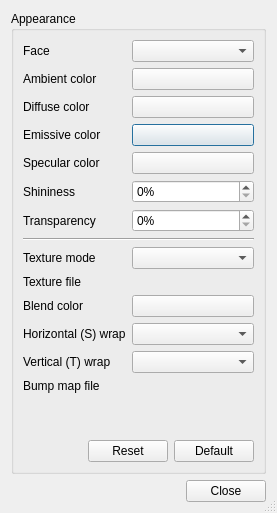
<?xml version="1.0" encoding="UTF-8"?>
<ui version="4.0">
 <class>Gui::Dialog::DlgAppearanceProperties</class>
 <widget class="QDialog" name="Gui::Dialog::DlgAppearanceProperties">
  <property name="geometry">
   <rect>
    <x>0</x>
    <y>0</y>
    <width>269</width>
    <height>513</height>
   </rect>
  </property>
  <property name="windowTitle">
   <string>Appearance Properties</string>
  </property>
  <property name="sizeGripEnabled">
   <bool>true</bool>
  </property>
  <property name="modal">
   <bool>true</bool>
  </property>
  <layout class="QGridLayout" name="gridLayout">
   <item row="0" column="0">
    <widget class="QGroupBox" name="groupBox4">
     <property name="title">
      <string>Appearance</string>
     </property>
     <layout class="QGridLayout">
      <property name="leftMargin">
       <number>9</number>
      </property>
      <property name="topMargin">
       <number>9</number>
      </property>
      <property name="rightMargin">
       <number>9</number>
      </property>
      <property name="bottomMargin">
       <number>9</number>
      </property>
      <property name="spacing">
       <number>6</number>
      </property>
      <item row="3" column="1">
       <widget class="Gui::ColorButton" name="emissiveColor">
        <property name="text">
         <string/>
        </property>
        <property name="allowTransparency">
         <bool>true</bool>
        </property>
       </widget>
      </item>
      <item row="17" column="0" colspan="2">
       <layout class="QHBoxLayout" name="horizontalLayout">
        <item>
         <spacer name="horizontalSpacer">
          <property name="orientation">
           <enum>Qt::Orientation::Horizontal</enum>
          </property>
          <property name="sizeHint" stdset="0">
           <size>
            <width>40</width>
            <height>20</height>
           </size>
          </property>
         </spacer>
        </item>
        <item>
         <widget class="QPushButton" name="buttonReset">
          <property name="toolTip">
           <string>Reverts changes done in the dialogue.</string>
          </property>
          <property name="text">
           <string>Reset</string>
          </property>
         </widget>
        </item>
        <item>
         <widget class="QPushButton" name="buttonDefault">
          <property name="toolTip">
           <string>Changes all values to default values</string>
          </property>
          <property name="text">
           <string>Default</string>
          </property>
         </widget>
        </item>
       </layout>
      </item>
      <item row="6" column="1">
       <widget class="QSpinBox" name="transparency">
        <property name="minimumSize">
         <size>
          <width>122</width>
          <height>0</height>
         </size>
        </property>
        <property name="suffix">
         <string>%</string>
        </property>
        <property name="maximum">
         <number>100</number>
        </property>
       </widget>
      </item>
      <item row="0" column="1">
       <widget class="QComboBox" name="faceCombo"/>
      </item>
      <item row="2" column="1">
       <widget class="Gui::ColorButton" name="diffuseColor">
        <property name="text">
         <string/>
        </property>
        <property name="allowTransparency">
         <bool>true</bool>
        </property>
       </widget>
      </item>
      <item row="8" column="0">
       <widget class="QLabel" name="label_6">
        <property name="text">
         <string>Texture mode</string>
        </property>
       </widget>
      </item>
      <item row="6" column="0">
       <widget class="QLabel" name="label_2">
        <property name="sizePolicy">
         <sizepolicy hsizetype="Minimum" vsizetype="Preferred">
          <horstretch>0</horstretch>
          <verstretch>0</verstretch>
         </sizepolicy>
        </property>
        <property name="toolTip">
         <string>Defines how much light passes through an object, making it partially or fully see-through</string>
        </property>
        <property name="text">
         <string>Transparency</string>
        </property>
       </widget>
      </item>
      <item row="0" column="0">
       <widget class="QLabel" name="faceLabel">
        <property name="sizePolicy">
         <sizepolicy hsizetype="Minimum" vsizetype="Preferred">
          <horstretch>0</horstretch>
          <verstretch>0</verstretch>
         </sizepolicy>
        </property>
        <property name="text">
         <string>Face</string>
        </property>
       </widget>
      </item>
      <item row="13" column="0">
       <widget class="QLabel" name="label_5">
        <property name="sizePolicy">
         <sizepolicy hsizetype="Minimum" vsizetype="Preferred">
          <horstretch>0</horstretch>
          <verstretch>0</verstretch>
         </sizepolicy>
        </property>
        <property name="text">
         <string>Bump map file</string>
        </property>
       </widget>
      </item>
      <item row="1" column="1">
       <widget class="Gui::ColorButton" name="ambientColor">
        <property name="text">
         <string/>
        </property>
        <property name="allowTransparency">
         <bool>true</bool>
        </property>
       </widget>
      </item>
      <item row="10" column="0">
       <widget class="QLabel" name="label_7">
        <property name="text">
         <string>Blend color</string>
        </property>
       </widget>
      </item>
      <item row="4" column="1">
       <widget class="Gui::ColorButton" name="specularColor">
        <property name="text">
         <string/>
        </property>
        <property name="allowTransparency">
         <bool>true</bool>
        </property>
       </widget>
      </item>
      <item row="10" column="1">
       <widget class="Gui::ColorButton" name="blendColor"/>
      </item>
      <item row="9" column="1">
       <widget class="Gui::PrefFileChooser" name="textureFileChooser"/>
      </item>
      <item row="1" column="0">
       <widget class="QLabel" name="textLabel2">
        <property name="sizePolicy">
         <sizepolicy hsizetype="Minimum" vsizetype="Preferred">
          <horstretch>0</horstretch>
          <verstretch>0</verstretch>
         </sizepolicy>
        </property>
        <property name="toolTip">
         <string>Defines the color of a surface under indirect, uniform lighting, representing how it appears when illuminated only by ambient light in a scene, without directional light, shading, or highlights</string>
        </property>
        <property name="text">
         <string>Ambient color</string>
        </property>
       </widget>
      </item>
      <item row="7" column="0" colspan="2">
       <widget class="Line" name="line">
        <property name="orientation">
         <enum>Qt::Orientation::Horizontal</enum>
        </property>
       </widget>
      </item>
      <item row="5" column="1">
       <widget class="QSpinBox" name="shininess">
        <property name="minimumSize">
         <size>
          <width>122</width>
          <height>0</height>
         </size>
        </property>
        <property name="suffix">
         <string notr="true">%</string>
        </property>
        <property name="maximum">
         <number>100</number>
        </property>
        <property name="singleStep">
         <number>5</number>
        </property>
       </widget>
      </item>
      <item row="5" column="0">
       <widget class="QLabel" name="textLabel4">
        <property name="sizePolicy">
         <sizepolicy hsizetype="Minimum" vsizetype="Preferred">
          <horstretch>0</horstretch>
          <verstretch>0</verstretch>
         </sizepolicy>
        </property>
        <property name="toolTip">
         <string>Defines the size and sharpness of specular highlights on a surface. Higher values produce small, sharp highlights, while lower values create broad, soft highlights. Note that the highlight intensity is defined by specular color.</string>
        </property>
        <property name="text">
         <string>Shininess</string>
        </property>
       </widget>
      </item>
      <item row="8" column="1">
       <widget class="QComboBox" name="textureModeCombo"/>
      </item>
      <item row="4" column="0">
       <widget class="QLabel" name="textLabel3">
        <property name="sizePolicy">
         <sizepolicy hsizetype="Minimum" vsizetype="Preferred">
          <horstretch>0</horstretch>
          <verstretch>0</verstretch>
         </sizepolicy>
        </property>
        <property name="toolTip">
         <string>Defines the color and intensity of the bright, mirror-like highlights that appear on shiny or reflective surfaces when light hits them directly. Set to bright colors for shiny objects.</string>
        </property>
        <property name="text">
         <string>Specular color</string>
        </property>
       </widget>
      </item>
      <item row="2" column="0">
       <widget class="QLabel" name="textLabel1">
        <property name="sizePolicy">
         <sizepolicy hsizetype="Minimum" vsizetype="Preferred">
          <horstretch>0</horstretch>
          <verstretch>0</verstretch>
         </sizepolicy>
        </property>
        <property name="toolTip">
         <string>Defines the base color of a surface when illuminated by light. It represents how the object scatters light evenly in all directions, independent of the viewer’s angle. This property will influence the material color the most.</string>
        </property>
        <property name="text">
         <string>Diffuse color</string>
        </property>
       </widget>
      </item>
      <item row="9" column="0">
       <widget class="QLabel" name="label_4">
        <property name="sizePolicy">
         <sizepolicy hsizetype="Minimum" vsizetype="Preferred">
          <horstretch>0</horstretch>
          <verstretch>0</verstretch>
         </sizepolicy>
        </property>
        <property name="text">
         <string>Texture file</string>
        </property>
       </widget>
      </item>
      <item row="3" column="0">
       <widget class="QLabel" name="label">
        <property name="sizePolicy">
         <sizepolicy hsizetype="Minimum" vsizetype="Preferred">
          <horstretch>0</horstretch>
          <verstretch>0</verstretch>
         </sizepolicy>
        </property>
        <property name="toolTip">
         <string>Defines the color of a surface that appears to emit as if it were a light source, independent of external lighting, making the object look self-illuminated. Set to black to have no emissive color.</string>
        </property>
        <property name="text">
         <string>Emissive color</string>
        </property>
       </widget>
      </item>
      <item row="11" column="0">
       <widget class="QLabel" name="label_3">
        <property name="text">
         <string>Horizontal (S) wrap</string>
        </property>
       </widget>
      </item>
      <item row="13" column="1">
       <widget class="Gui::PrefFileChooser" name="bumpFileChooser"/>
      </item>
      <item row="14" column="0">
       <spacer name="verticalSpacer">
        <property name="orientation">
         <enum>Qt::Orientation::Vertical</enum>
        </property>
        <property name="sizeHint" stdset="0">
         <size>
          <width>20</width>
          <height>40</height>
         </size>
        </property>
       </spacer>
      </item>
      <item row="12" column="0">
       <widget class="QLabel" name="label_8">
        <property name="text">
         <string>Vertical (T) wrap</string>
        </property>
       </widget>
      </item>
      <item row="11" column="1">
       <widget class="QComboBox" name="sWrapCombo"/>
      </item>
      <item row="12" column="1">
       <widget class="QComboBox" name="tWrapCombo"/>
      </item>
     </layout>
    </widget>
   </item>
   <item row="1" column="0">
    <widget class="QDialogButtonBox" name="buttonBox">
     <property name="standardButtons">
      <set>QDialogButtonBox::StandardButton::Close</set>
     </property>
    </widget>
   </item>
  </layout>
 </widget>
 <layoutdefault spacing="6" margin="11"/>
 <customwidgets>
  <customwidget>
   <class>Gui::FileChooser</class>
   <extends>QWidget</extends>
   <header>Gui/FileDialog.h</header>
  </customwidget>
  <customwidget>
   <class>Gui::ColorButton</class>
   <extends>QPushButton</extends>
   <header>Gui/Widgets.h</header>
  </customwidget>
  <customwidget>
   <class>Gui::PrefFileChooser</class>
   <extends>Gui::FileChooser</extends>
   <header>Gui/PrefWidgets.h</header>
  </customwidget>
 </customwidgets>
 <tabstops>
  <tabstop>faceCombo</tabstop>
  <tabstop>ambientColor</tabstop>
  <tabstop>diffuseColor</tabstop>
  <tabstop>emissiveColor</tabstop>
  <tabstop>specularColor</tabstop>
  <tabstop>shininess</tabstop>
  <tabstop>transparency</tabstop>
  <tabstop>textureModeCombo</tabstop>
  <tabstop>blendColor</tabstop>
  <tabstop>sWrapCombo</tabstop>
  <tabstop>tWrapCombo</tabstop>
  <tabstop>buttonReset</tabstop>
  <tabstop>buttonDefault</tabstop>
 </tabstops>
 <resources/>
 <connections>
  <connection>
   <sender>buttonBox</sender>
   <signal>rejected()</signal>
   <receiver>Gui::Dialog::DlgAppearanceProperties</receiver>
   <slot>reject()</slot>
   <hints>
    <hint type="sourcelabel">
     <x>145</x>
     <y>225</y>
    </hint>
    <hint type="destinationlabel">
     <x>145</x>
     <y>123</y>
    </hint>
   </hints>
  </connection>
 </connections>
</ui>
